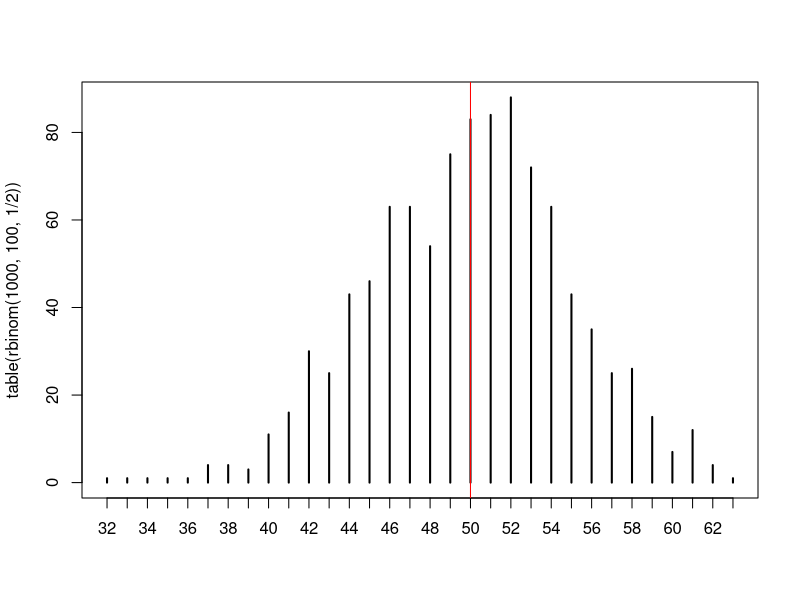
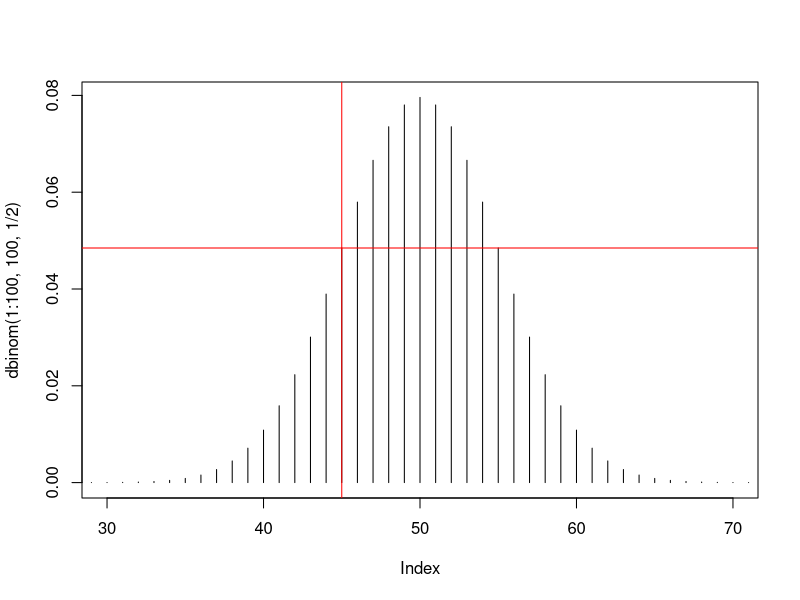

Recreate these plots in R, in order.
worpen=c("kop", "munt")
sample(worpen, 5, replace = T)

plot(table(rbinom(1000,100,1/2)))
abline(v=50, col="red")


plot(dbinom(1:100, 100, 1/2), type="h", xlim = c(30,70))


kans=dbinom(45,100,1/2)

abline(v=45, col="red", lwd=1)
abline(h=kans, col="red", lwd=1)

rbinom(1, 2, 1/2)
sum(dbinom(2:5, 5, 1/2))

1 - sum(dbinom(3:5, 5, 1/2))


pbinom(2, 5, 1/2)

pbinom(55,100,1/2)

#dbinom == kansfunctie
#pbinom == kansverdelingsfunctie (optelsom van alle lagere kansen)

#pbinom  input: aantal successen
#        output: kans
#qbinom  input: kans
#        output: aantal successen

#hoe groot id de kans dat van 25  personen 8 personen bril of lenzen draagt?
#vanuit gaan dat 2/3 van de bevolking bril of lenzen draagt

dbinom(8, 25, 2/3)

#23 personen geexcuteerd daarvan 4.1% onterecht
#Kans dat er geen onschuldigen geexecuteerd zijn

dbinom(0, 23,41/1000)


# Hoe groot is de kans dat er een onschuldige geexecuteerd is


1 - dbinom(0, 23,41/1000)



dbinom(19, 20, 0,09)
